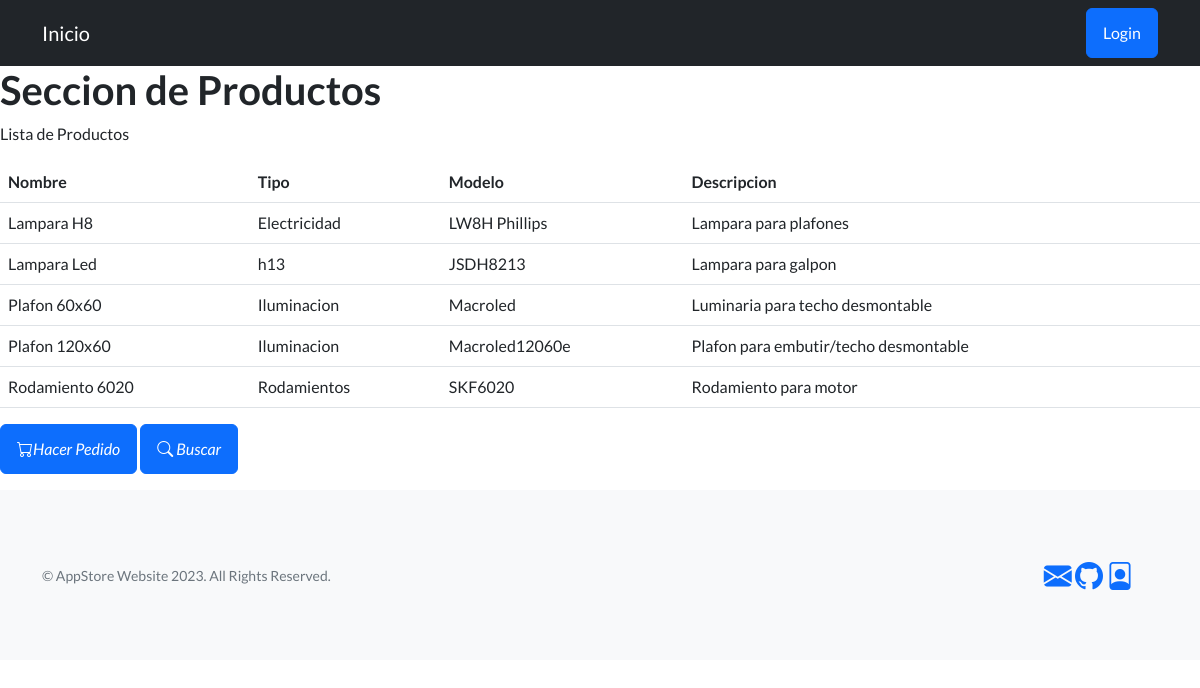
/app-store/productos/, run on an earlier commit of the app's database.
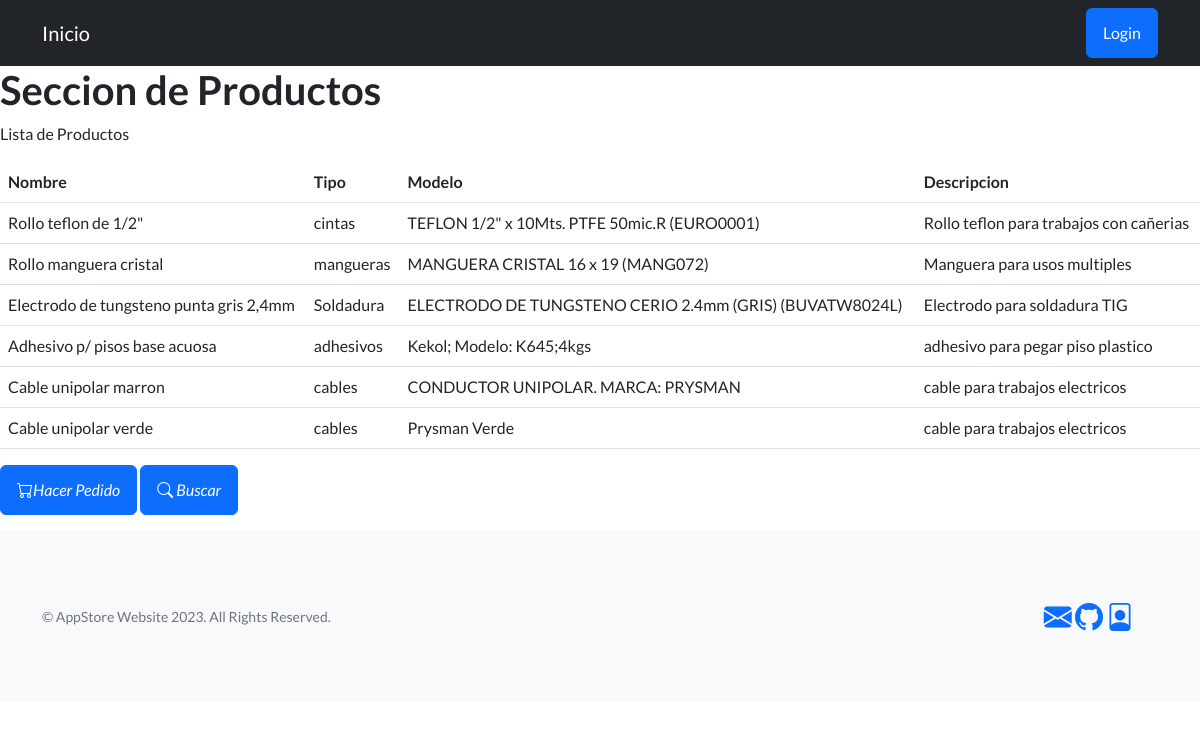
And on a later commit of the database.
### AppStore/models.py (models this page shows, shortened)
class Producto(models.Model):
    nombre = models.CharField(max_length=50)
    tipo= models.CharField(max_length=50)
    modelo = models.CharField(max_length=50)
    descripcion= models.CharField(max_length=150)
    stock = models.IntegerField()

### AppStore/views.py (the view)
# urls.py: path('productos/', productos, name='Productos'),
def productos(req):
    lista = Producto.objects.all()
    return render(req,"productos.html" , {"productos": lista})

### AppStore/templates/productos.html (shortened to what this page needs)
{% extends 'main.html' %}
{% block bloqueMutable %}
            <h1>Seccion de Productos</h1>
            <p>
                Lista de Productos
            </p>
            <table class="table">
              <thead>
                  <tr>
                      <th scope="col">Nombre</th>
                      <th scope="col">Tipo</th>
                      <th scope="col">Modelo</th>
                      <th scope="col">Descripcion</th>
                  </tr>
              </thead>
              <tbody>
                  {% for producto in productos %}
                  <tr>
                      <td>{{ producto.nombre }}</td>
                      <td>{{ producto.tipo }}</td>
                      <td>{{ producto.modelo }}</td>
                      <td>{{ producto.descripcion }}</td>
                  </tr>
                  {% endfor %}
              </tbody>
          </table>
                {% if not user.is_staff %}
                <a class="btn btn-primary" href="../pedido-formulario" role="button"> <i class="bi bi-cart">Hacer Pedido</i></a>
                {% endif %}
            <a class="btn btn-primary" href="../busqueda-producto" role="button"><i class="bi bi-search"> Buscar</i></a>
{% endblock bloqueMutable %}

### AppStore/templates/main.html (shortened to what this page needs)
<!DOCTYPE html>
<html lang="en">
    <head>
        {% load static %}
        <link href="https://cdn.jsdelivr.net/npm/bootstrap-icons@1.5.0/font/bootstrap-icons.css" rel="stylesheet" type="text/css" />
        <link href='{% static "css/styles.css" %}' rel="stylesheet" />
    </head>
    <body>
        {% include 'navbar.html' %}
        {% block bloqueMutable %}
        {% endblock bloqueMutable %}
        <footer class="footer bg-light">
            <div class="container">
                <div class="row">
                    <div class="col-lg-6 h-100 text-center text-lg-start my-auto">
                        <p class="text-muted small mb-4 mb-lg-0">&copy; AppStore Website 2023. All Rights Reserved.</p>
                    </div>
                    <div class="col-lg-6 h-100 text-center text-lg-end my-auto">
                        <ul class="list-inline mb-0">
                            <li class="list-inline-item me-4">
                                <a href='mailto:alepantuliano@hotmail.com'><i class="bi bi-envelope-fill fs-3"></i></a>
                                <a href="https://github.com/AlePantu/ProyectoFinal-Pantuliano"><i class="bi-github fs-3"></i></a>
                                <a href="{% url 'About' %}"><i class="bi bi-file-person fs-3"></i>
                            </li>
                        </ul>
                    </div>
                </div>
            </div>
        </footer>
    </body>
</html>

### AppStore/templates/navbar.html
<nav class="navbar navbar-dark bg-dark static-top">
    <div class="container">
        <a class="navbar-brand" href="{% url 'Inicio' %}">Inicio</a>
        {% if user.is_authenticated %}
        <a class="navbar-brand" href="{% url 'Productos' %}">Productos</a>
        <a class="navbar-brand" href="{% url 'Mensajes' %}">Mensajes</a>
        {% if user.is_staff %}
        <a class="navbar-brand" href="{% url 'Usuarios' %}">Usuarios</a>
        <a class="navbar-brand" href="{% url 'Proveedores' %}">Proveedores</a>
        <a class="navbar-brand" href="{% url 'Pedidos' %}">Pedidos</a>
        <a class="btn btn-primary" href="/admin">Admin</a>
        {% endif %}
        <p style="color:DodgerBlue;">Bienvenido {{user.username}}</p>
        <a class="btn btn-primary" href="{% url 'Logout' %}">Logout</a>
    {% else %}
        <a class="btn btn-primary" href="{% url 'Login' %}">Login</a>
    {% endif %}
    </div>
</nav>

What changed in the data, as far as the page shows it:
removed Producto: nombre "Lampara H8", tipo "Electricidad", modelo "LW8H Phillips", descripcion "Lampara para plafones"
removed Producto: nombre "Lampara Led", tipo "h13", modelo "JSDH8213", descripcion "Lampara para galpon"
removed Producto: nombre "Plafon 60x60", tipo "Iluminacion", modelo "Macroled", descripcion "Luminaria para techo desmontable"
removed Producto: nombre "Plafon 120x60", tipo "Iluminacion", modelo "Macroled12060e", descripcion "Plafon para embutir/techo desmontable"
removed Producto: nombre "Rodamiento 6020", tipo "Rodamientos", modelo "SKF6020", descripcion "Rodamiento para motor"
added Producto: nombre "Rollo teflon de 1/2\"", tipo "cintas", modelo "TEFLON 1/2\" x 10Mts. PTFE 50mic.R (EURO0001)", descripcion "Rollo teflon para trabajos con cañerias"
added Producto: nombre "Rollo manguera cristal", tipo "mangueras", modelo "MANGUERA CRISTAL 16 x 19 (MANG072)", descripcion "Manguera para usos multiples"
added Producto: nombre "Electrodo de tungsteno punta gris 2,4mm", tipo "Soldadura", modelo "ELECTRODO DE TUNGSTENO CERIO 2.4mm (GRIS) (BUVATW8024L)", descripcion "Electrodo para soldadura TIG"
added Producto: nombre "Adhesivo p/ pisos base acuosa", tipo "adhesivos", modelo "Kekol; Modelo: K645;4kgs", descripcion "adhesivo para pegar piso plastico"
added Producto: nombre "Cable unipolar marron", tipo "cables", modelo "CONDUCTOR UNIPOLAR. MARCA: PRYSMAN", descripcion "cable para trabajos electricos"
added Producto: nombre "Cable unipolar verde", tipo "cables", modelo "Prysman Verde", descripcion "cable para trabajos electricos"
